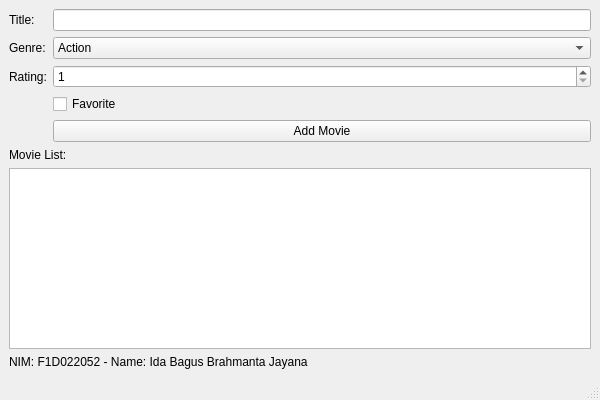
<?xml version="1.0" encoding="UTF-8"?>
<ui version="4.0">
 <class>MainWindow</class>
 <widget class="QMainWindow" name="MainWindow">
  <property name="geometry">
   <rect>
    <x>0</x>
    <y>0</y>
    <width>600</width>
    <height>400</height>
   </rect>
  </property>
  <property name="windowTitle">
   <string>Movie Bookmark Manager</string>
  </property>
  <widget class="QWidget" name="centralwidget">
   <layout class="QVBoxLayout" name="verticalLayout">
    <item>
     <layout class="QGridLayout" name="formLayout">
      <item row="0" column="0">
       <widget class="QLabel" name="labelTitle">
        <property name="text">
         <string>Title:</string>
        </property>
       </widget>
      </item>
      <item row="0" column="1">
       <widget class="QLineEdit" name="titleInput"/>
      </item>
      <item row="1" column="0">
       <widget class="QLabel" name="labelGenre">
        <property name="text">
         <string>Genre:</string>
        </property>
       </widget>
      </item>
      <item row="1" column="1">
       <widget class="QComboBox" name="genreInput">
        <item>
         <property name="text">
          <string>Action</string>
         </property>
        </item>
        <item>
         <property name="text">
          <string>Comedy</string>
         </property>
        </item>
        <item>
         <property name="text">
          <string>Drama</string>
         </property>
        </item>
        <item>
         <property name="text">
          <string>Horror</string>
         </property>
        </item>
        <item>
         <property name="text">
          <string>Sci-Fi</string>
         </property>
        </item>
       </widget>
      </item>
      <item row="2" column="0">
       <widget class="QLabel" name="labelRating">
        <property name="text">
         <string>Rating:</string>
        </property>
       </widget>
      </item>
      <item row="2" column="1">
       <widget class="QSpinBox" name="ratingInput">
        <property name="minimum">
         <number>1</number>
        </property>
        <property name="maximum">
         <number>10</number>
        </property>
       </widget>
      </item>
      <item row="3" column="1">
       <widget class="QCheckBox" name="favoriteCheckbox">
        <property name="text">
         <string>Favorite</string>
        </property>
       </widget>
      </item>
      <item row="4" column="1">
       <widget class="QPushButton" name="addButton">
        <property name="text">
         <string>Add Movie</string>
        </property>
       </widget>
      </item>
     </layout>
    </item>
    <item>
     <widget class="QLabel" name="labelMovieList">
      <property name="text">
       <string>Movie List:</string>
      </property>
     </widget>
    </item>
    <item>
     <widget class="QListWidget" name="movieList"/>
    </item>
    <item>
     <widget class="QLabel" name="studentLabel">
      <property name="text">
       <string>NIM: F1D022052 - Name: Ida Bagus Brahmanta Jayana</string>
      </property>
     </widget>
    </item>
   </layout>
  </widget>
  <widget class="QMenuBar" name="menubar"/>
  <widget class="QStatusBar" name="statusbar"/>
 </widget>
 <resources/>
 <connections/>
</ui>
